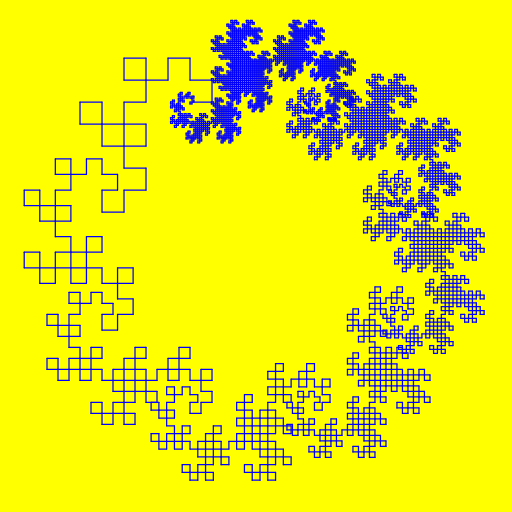
Frame 1 (no input)
Frame 2 (the mouse pressed at the canvas centre, redrawn once): identical to frame 1, image omitted

The p5.js sketch that drew this single still picture (run headless with seeded random() and noise() and a simulated clock; the mouse was pressed at the canvas centre and the sketch redrawn once):

// p5.js sketch
// ── sketch.js
// By Roni Kaufman
// https://ronikaufman.github.io/

// Genuary JAN.15
// "Let someone else decide the general rules of your piece."
// https://genuary2021.github.io/

const variables = ["X", "Y"];
const constants = ["F", "+", "−"];
const axioms = "FX";
const rules = ["X+YF+", "−FX−Y"];
const angle = 90;

function setup() {
  createCanvas(512, 512);
  angleMode(DEGREES);
  noLoop();
}

function draw() {
  background(255, 255, 0);
  stroke(0, 0, 255);
  strokeWeight(1.25);
  let s = 22;
  let n = 5;
  let text = rewrite(n, axioms);
  translate(width/2-s*3, height/2-s*7);
  for (let i = n; i < n+8; i++) {
    turtle(text, s);
    text = rewrite(1, text);
    s/=sqrt(2);
  }
  
  
}

// start: starting string
// n: number of rewrites
function rewrite(n, start) {
  let text = start;
  while (n-- > 0) {
    let i = 0;
    while (i < text.length) {
      let v = variables.indexOf(text[i]);
      if (v !== -1) {
        let r = rules[v];
        text = text.slice(0, i) + r + text.slice(i+1);
        i += r.length;
      } else {
        // it's a constant
        i++;
      }
    }
  }
  return text;
}

// text: instruction
// s: how much "move forward" is
function turtle(text, s) {
  //push();
  let plus = 0;
  let minus = 0;
  for (let i of text.split("")) {
    switch (i) {
      case "F":
        line(0, 0, s, 0);
        translate(s, 0);
        break;
      case "+":
        plus++
        rotate(-angle);
        break;
      case "−":
        minus++
        rotate(angle);
        break;
    }
  }
  rotate(plus*angle-minus*angle); // reset rotation
  //pop();
}
